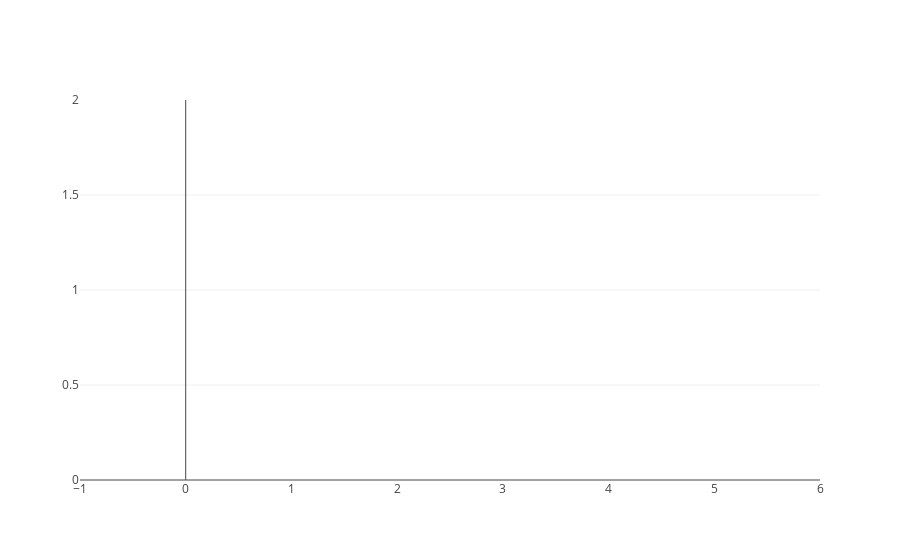

Notebook code cell kept with this figure:
### Code cell
input_file = None
input_file = 'inputs/sample1.json'
input_file = 'inputs/Exp1_Zoethout.json'

my_workplace = Workplace(input_file)

my_workplace.print_current_state()

### Figure 1 — Plotly figure (JSON) as saved in the notebook; plotly's stock layout.template omitted (floating-point values rounded to 4 significant figures)
{"data": [{"mode": "text", "text": [], "type": "scatter", "uid": "4859b921-5327-49af-8c02-58f94f2cf359", "x": [], "y": []}], "layout": {"xaxis": {"autorange": true, "showgrid": false}, "yaxis": {"range": [0, 2]}}}
